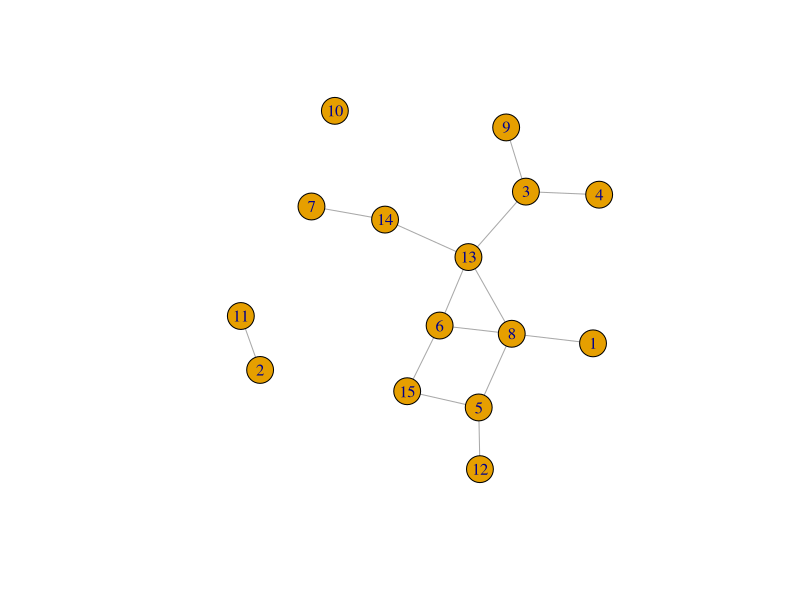
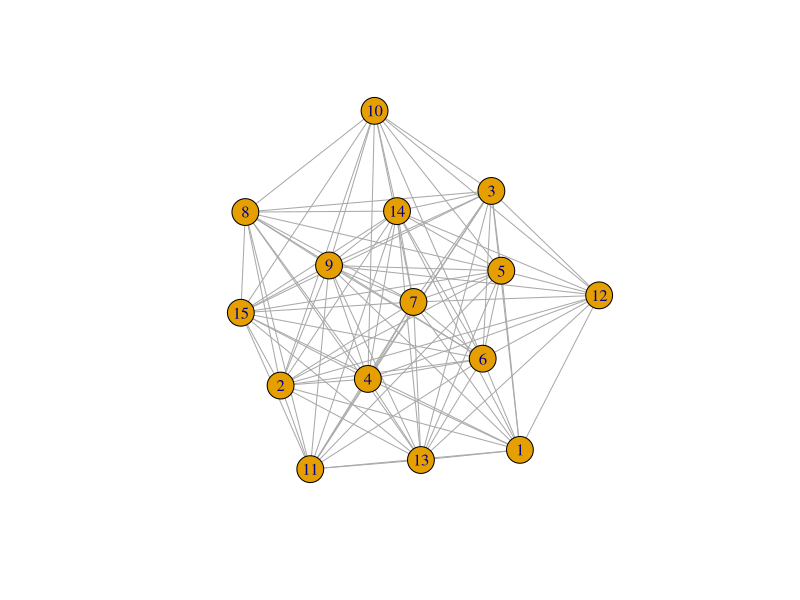
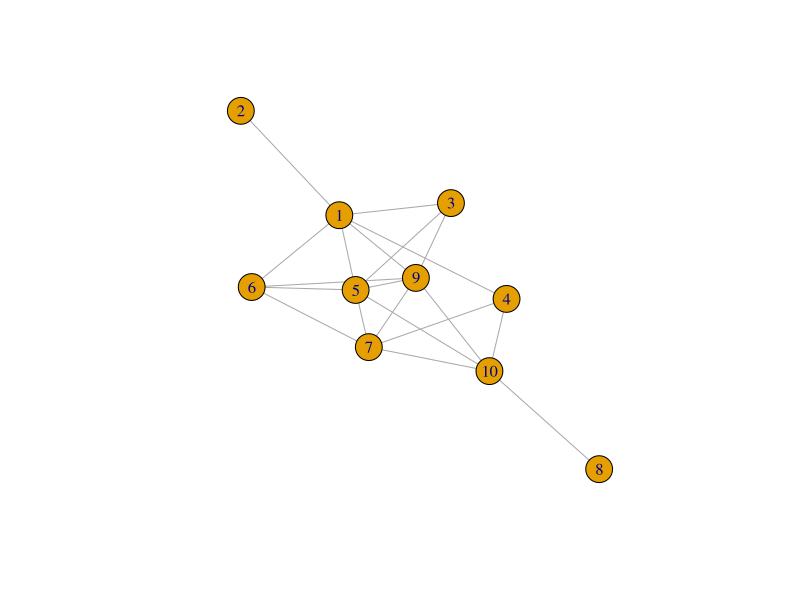
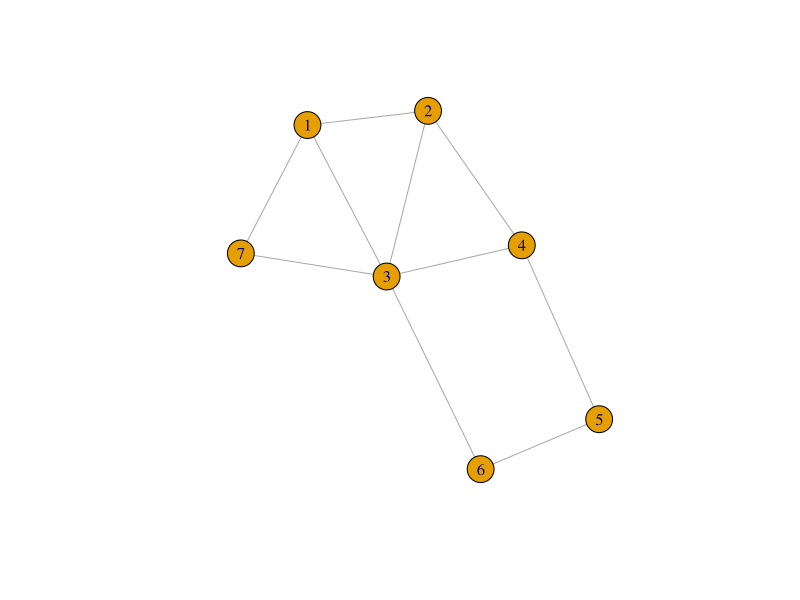

The R source for these figures, in order:
## ---- chunk 1
knitr::opts_chunk$set(echo = FALSE)
library(igraph)
set.seed(420)
## ---- chunk 2
g1 <- erdos.renyi.game(15, 0.1)
g2 <- erdos.renyi.game(15, 0.9)
plot(g1)
plot(g2)
## ---- chunk 3
g <- erdos.renyi.game(10, 0.5)
plot(g)
## ---- chunk 4
g <- erdos.renyi.game(7, 0.6)
plot(g)
